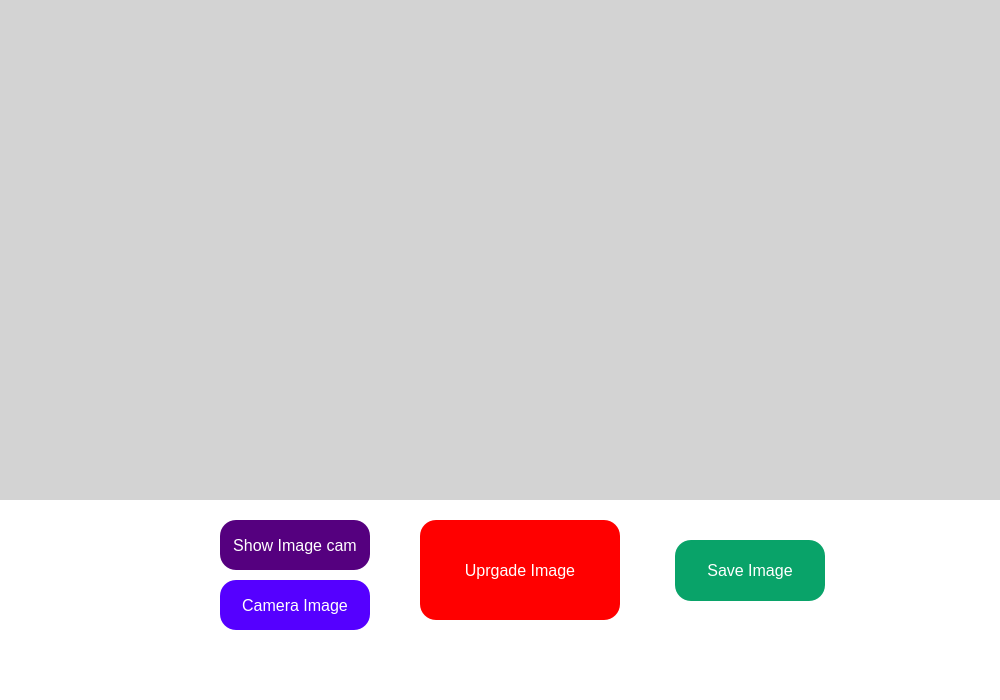
<?xml version="1.0" encoding="UTF-8"?>
<ui version="4.0">
 <class>MainWindow</class>
 <widget class="QMainWindow" name="MainWindow">
  <property name="geometry">
   <rect>
    <x>0</x>
    <y>0</y>
    <width>1000</width>
    <height>700</height>
   </rect>
  </property>
  <property name="windowTitle">
   <string>MainWindow</string>
  </property>
  <property name="styleSheet">
   <string notr="true">background-color: #FFFFFF;</string>
  </property>
  <widget class="QWidget" name="centralwidget">
   <widget class="QLabel" name="input_img">
    <property name="geometry">
     <rect>
      <x>0</x>
      <y>0</y>
      <width>500</width>
      <height>500</height>
     </rect>
    </property>
    <property name="styleSheet">
     <string notr="true">background-color: rgb(211, 211, 211);
</string>
    </property>
    <property name="text">
     <string/>
    </property>
   </widget>
   <widget class="QLabel" name="output_img">
    <property name="geometry">
     <rect>
      <x>500</x>
      <y>0</y>
      <width>500</width>
      <height>500</height>
     </rect>
    </property>
    <property name="styleSheet">
     <string notr="true">background-color: rgb(211, 211, 211);
</string>
    </property>
    <property name="text">
     <string/>
    </property>
   </widget>
   <widget class="QPushButton" name="select_image">
    <property name="geometry">
     <rect>
      <x>220</x>
      <y>520</y>
      <width>150</width>
      <height>50</height>
     </rect>
    </property>
    <property name="font">
     <font>
      <family>Ubuntu</family>
      <pointsize>12</pointsize>
     </font>
    </property>
    <property name="styleSheet">
     <string notr="true">border-width: 2px;
border-radius: 16px;
color: #FFFFFF;
background-color: rgb(85, 0, 127);</string>
    </property>
    <property name="text">
     <string>Show Image cam</string>
    </property>
   </widget>
   <widget class="QPushButton" name="save_image">
    <property name="geometry">
     <rect>
      <x>675</x>
      <y>540</y>
      <width>150</width>
      <height>61</height>
     </rect>
    </property>
    <property name="font">
     <font>
      <family>Ubuntu</family>
      <pointsize>12</pointsize>
     </font>
    </property>
    <property name="styleSheet">
     <string notr="true">border-width: 2px;
border-radius: 16px;
background-color: #09a369;
color: #FFFFFF;</string>
    </property>
    <property name="text">
     <string>Save Image</string>
    </property>
   </widget>
   <widget class="QPushButton" name="super_resolve">
    <property name="geometry">
     <rect>
      <x>420</x>
      <y>520</y>
      <width>200</width>
      <height>100</height>
     </rect>
    </property>
    <property name="font">
     <font>
      <family>Ubuntu</family>
      <pointsize>12</pointsize>
     </font>
    </property>
    <property name="styleSheet">
     <string notr="true">border-width: 2px;
border-radius: 16px;
background-color: #FF0000;
color: #FFFFFF;</string>
    </property>
    <property name="text">
     <string>Uprgade Image</string>
    </property>
   </widget>
   <widget class="QPushButton" name="capture_image">
    <property name="geometry">
     <rect>
      <x>220</x>
      <y>580</y>
      <width>150</width>
      <height>50</height>
     </rect>
    </property>
    <property name="font">
     <font>
      <family>Ubuntu</family>
      <pointsize>12</pointsize>
     </font>
    </property>
    <property name="styleSheet">
     <string notr="true">border-width: 2px;
border-radius: 16px;
background-color: rgb(85, 0, 255);
color: #FFFFFF;</string>
    </property>
    <property name="text">
     <string>Camera Image</string>
    </property>
   </widget>
  </widget>
  <widget class="QMenuBar" name="menubar">
   <property name="geometry">
    <rect>
     <x>0</x>
     <y>0</y>
     <width>1000</width>
     <height>21</height>
    </rect>
   </property>
  </widget>
  <widget class="QStatusBar" name="statusbar"/>
 </widget>
 <resources/>
 <connections/>
</ui>
